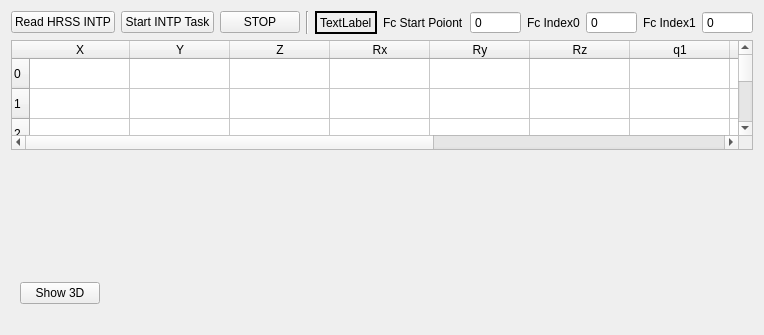
          <widget class="QWidget" name="tab_task">
           <attribute name="title">
            <string>INTP</string>
           </attribute>
           <layout class="QVBoxLayout" name="verticalLayout_55" stretch="1,10,10,2,1">
            <item>
             <layout class="QHBoxLayout" name="horizontalLayout_39" stretch="2,2,2,1,10,2,2,2,2,2,2">
              <item>
               <widget class="QPushButton" name="pb_read_HRSSintp">
                <property name="text">
                 <string>Read HRSS INTP</string>
                </property>
               </widget>
              </item>
              <item>
               <widget class="QPushButton" name="pb_start_intp_task">
                <property name="text">
                 <string>Start INTP Task</string>
                </property>
               </widget>
              </item>
              <item>
               <widget class="QPushButton" name="pb_stop_intp_task">
                <property name="text">
                 <string>STOP</string>
                </property>
               </widget>
              </item>
              <item>
               <widget class="Line" name="line_9">
                <property name="orientation">
                 <enum>Qt::Vertical</enum>
                </property>
               </widget>
              </item>
              <item>
               <widget class="QLabel" name="text_intp_file_name">
                <property name="frameShape">
                 <enum>QFrame::WinPanel</enum>
                </property>
                <property name="text">
                 <string>TextLabel</string>
                </property>
               </widget>
              </item>
              <item>
               <widget class="QLabel" name="label_2">
                <property name="text">
                 <string>Fc Start Poiont</string>
                </property>
               </widget>
              </item>
              <item>
               <widget class="QSpinBox" name="edit_fc_intp_start">
                <property name="readOnly">
                 <bool>true</bool>
                </property>
                <property name="buttonSymbols">
                 <enum>QAbstractSpinBox::NoButtons</enum>
                </property>
                <property name="maximum">
                 <number>999999999</number>
                </property>
               </widget>
              </item>
              <item>
               <widget class="QLabel" name="label_98">
                <property name="text">
                 <string>Fc Index0</string>
                </property>
               </widget>
              </item>
              <item>
               <widget class="QSpinBox" name="edit_fc_intp_index0">
                <property name="readOnly">
                 <bool>true</bool>
                </property>
                <property name="buttonSymbols">
                 <enum>QAbstractSpinBox::NoButtons</enum>
                </property>
                <property name="maximum">
                 <number>999999999</number>
                </property>
               </widget>
              </item>
              <item>
               <widget class="QLabel" name="label_91">
                <property name="text">
                 <string>Fc Index1</string>
                </property>
               </widget>
              </item>
              <item>
               <widget class="QSpinBox" name="edit_fc_intp_index1">
                <property name="readOnly">
                 <bool>true</bool>
                </property>
                <property name="buttonSymbols">
                 <enum>QAbstractSpinBox::NoButtons</enum>
                </property>
                <property name="maximum">
                 <number>999999999</number>
                </property>
               </widget>
              </item>
             </layout>
            </item>
            <item>
             <widget class="QTableWidget" name="tb_intp">
              <row>
               <property name="text">
                <string>0</string>
               </property>
              </row>
              <row>
               <property name="text">
                <string>1</string>
               </property>
              </row>
              <row>
               <property name="text">
                <string>2</string>
               </property>
              </row>
              <row>
               <property name="text">
                <string>3</string>
               </property>
              </row>
              <row>
               <property name="text">
                <string>4</string>
               </property>
              </row>
              <row>
               <property name="text">
                <string>5</string>
               </property>
              </row>
              <row>
               <property name="text">
                <string>6</string>
               </property>
              </row>
              <row>
               <property name="text">
                <string>7</string>
               </property>
              </row>
              <row>
               <property name="text">
                <string>8</string>
               </property>
              </row>
              <row>
               <property name="text">
                <string>9</string>
               </property>
              </row>
              <row>
               <property name="text">
                <string>10</string>
               </property>
              </row>
              <row>
               <property name="text">
                <string>11</string>
               </property>
              </row>
              <row>
               <property name="text">
                <string>12</string>
               </property>
              </row>
              <column>
               <property name="text">
                <string>X</string>
               </property>
              </column>
              <column>
               <property name="text">
                <string>Y</string>
               </property>
              </column>
              <column>
               <property name="text">
                <string>Z</string>
               </property>
              </column>
              <column>
               <property name="text">
                <string>Rx</string>
               </property>
              </column>
              <column>
               <property name="text">
                <string>Ry</string>
               </property>
              </column>
              <column>
               <property name="text">
                <string>Rz</string>
               </property>
              </column>
              <column>
               <property name="text">
                <string>q1</string>
               </property>
              </column>
              <column>
               <property name="text">
                <string>q2</string>
               </property>
              </column>
              <column>
               <property name="text">
                <string>q3</string>
               </property>
              </column>
              <column>
               <property name="text">
                <string>q4</string>
               </property>
              </column>
              <column>
               <property name="text">
                <string>q5</string>
               </property>
              </column>
              <column>
               <property name="text">
                <string>q6</string>
               </property>
              </column>
             </widget>
            </item>
            <item>
             <widget class="QCustomPlot" name="scope_intp" native="true"/>
            </item>
            <item>
             <layout class="QHBoxLayout" name="horizontalLayout_40">
              <item>
               <layout class="QGridLayout" name="gridLayout_select_intp_scope"/>
              </item>
              <item>
               <widget class="QWidget" name="widget_4" native="true">
                <property name="autoFillBackground">
                 <bool>true</bool>
                </property>
                <layout class="QHBoxLayout" name="horizontalLayout_41">
                 <item>
                  <widget class="QPushButton" name="pb_show_intp_3d">
                   <property name="text">
                    <string>Show 3D</string>
                   </property>
                  </widget>
                 </item>
                 <item>
                  <spacer name="horizontalSpacer_34">
                   <property name="orientation">
                    <enum>Qt::Horizontal</enum>
                   </property>
                   <property name="sizeHint" stdset="0">
                    <size>
                     <width>40</width>
                     <height>20</height>
                    </size>
                   </property>
                  </spacer>
                 </item>
                </layout>
               </widget>
              </item>
             </layout>
            </item>
            <item>
             <spacer name="verticalSpacer_10">
              <property name="orientation">
               <enum>Qt::Vertical</enum>
              </property>
              <property name="sizeHint" stdset="0">
               <size>
                <width>20</width>
                <height>40</height>
               </size>
              </property>
             </spacer>
            </item>
           </layout>
          </widget>
